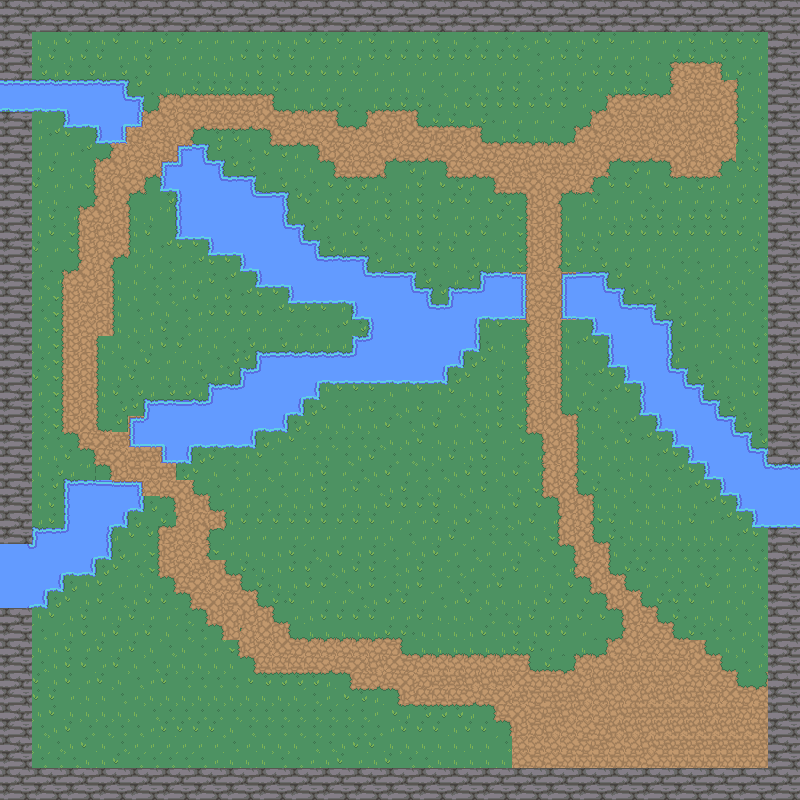

Tiled map render using the project's own tile images. Description and the map definition, with tile-layer contents summarised, below:
An orthogonal 50x50 tile map with 16x16 px tiles, 4 tile layers (background, walls, water, path) and 62 objects (59x collision, player).

<map version="1.10" tiledversion="1.12.2" orientation="orthogonal" renderorder="right-down" width="50" height="50" tilewidth="16" tileheight="16" infinite="0" nextlayerid="6" nextobjectid="63">
 <tileset firstgid="1" source="nature.tsx" />
 <layer id="1" name="background" width="50" height="50">
  <data>[2500 cells, 2500 non-empty, 4 distinct tile ids]</data>
 </layer>
 <layer id="2" name="walls" width="50" height="50">
  <data>[2500 cells, 384 non-empty, 4 distinct tile ids]</data>
 </layer>
 <layer id="3" name="water" width="50" height="50">
  <data>[2500 cells, 531 non-empty, 48 distinct tile ids]</data>
 </layer>
 <layer id="4" name="path" width="50" height="50">
  <data>[2500 cells, 729 non-empty, 71 distinct tile ids]</data>
 </layer>
 <objectgroup id="5" name="Objects">
  <object id="1" name="player" x="734.681" y="733.456">
   <point />
  </object>
  <object id="2" type="collision" x="0.612745" y="0" width="800.245" height="31.25" />
  <object id="3" type="collision" x="768.995" y="31.25" width="31.25" height="433.211" />
  <object id="4" type="collision" x="767.77" y="528.186" width="31.8627" height="272.059" />
  <object id="5" type="collision" x="-1.22549" y="768.995" width="769.608" height="29.4118" />
  <object id="6" type="collision" x="0.612745" y="608.456" width="31.25" height="156.863" />
  <object id="7" type="collision" x="0" y="110.907" width="32.4755" height="430.76" />
  <object id="8" type="collision" x="0" y="30.6373" width="31.8627" height="47.7941" />
  <object id="9" type="collision" x="-1.22549" y="80.8824" width="125" height="26.348" />
  <object id="10" type="collision" x="66.1765" y="107.843" width="74.1422" height="17.1569" />
  <object id="11" type="collision" x="121.324" y="98.0392" width="19.6078" height="7.35294" />
  <object id="12" type="collision" x="97.4265" y="125.613" width="25.7353" height="14.7059" />
  <object id="13" type="collision" x="178.922" y="147.672" width="26.348" height="12.8676" />
  <object id="14" type="collision" x="162.377" y="163.603" width="58.8235" height="25.7353" />
  <object id="15" type="collision" x="175.245" y="191.789" width="110.907" height="47.1814" />
  <object id="16" type="collision" x="223.039" y="180.147" width="30.0245" height="9.80392" />
  <object id="17" type="collision" x="210.172" y="239.583" width="108.456" height="17.1569" />
  <object id="18" type="collision" x="286.765" y="224.877" width="14.0931" height="12.2549" />
  <object id="19" type="collision" x="242.647" y="257.353" width="121.936" height="15.3186" />
  <object id="20" type="collision" x="259.191" y="272.672" width="154.412" height="15.3186" />
  <object id="21" type="collision" x="289.828" y="287.99" width="141.544" height="16.5441" />
  <object id="22" type="collision" x="354.779" y="303.309" width="167.279" height="13.4804" />
  <object id="23" type="collision" x="450.368" y="291.054" width="71.0784" height="9.80392" />
  <object id="24" type="collision" x="485.294" y="276.348" width="36.152" height="11.0294" />
  <object id="25" type="collision" x="567.402" y="277.574" width="37.3775" height="11.0294" />
  <object id="26" type="collision" x="564.338" y="291.054" width="57.598" height="11.0294" />
  <object id="27" type="collision" x="563.725" y="303.922" width="89.4608" height="15.9314" />
  <object id="28" type="collision" x="370.098" y="317.402" width="106.618" height="30.0245" />
  <object id="29" type="collision" x="356.618" y="341.299" width="11.0294" height="39.2157" />
  <object id="30" type="collision" x="367.647" y="348.039" width="76.5931" height="31.25" />
  <object id="31" type="collision" x="444.853" y="346.814" width="17.1569" height="15.9314" />
  <object id="32" type="collision" x="594.363" y="321.078" width="72.3039" height="14.0931" />
  <object id="33" type="collision" x="609.681" y="335.172" width="59.4363" height="30.0245" />
  <object id="34" type="collision" x="258.578" y="355.392" width="93.75" height="25.7353" />
  <object id="35" type="collision" x="625.613" y="367.647" width="61.2745" height="14.0931" />
  <object id="36" type="collision" x="640.319" y="379.902" width="45.3431" height="34.3137" />
  <object id="37" type="collision" x="685.662" y="386.029" width="15.9314" height="28.1863" />
  <object id="38" type="collision" x="654.412" y="415.441" width="79.6569" height="16.5441" />
  <object id="39" type="collision" x="700.368" y="401.348" width="17.1569" height="11.6422" />
  <object id="40" type="collision" x="673.407" y="430.147" width="75.9804" height="17.7696" />
  <object id="41" type="collision" x="689.951" y="448.529" width="77.2059" height="16.5441" />
  <object id="42" type="collision" x="705.882" y="465.686" width="94.9755" height="14.0931" />
  <object id="43" type="collision" x="721.814" y="480.392" width="77.8186" height="14.7059" />
  <object id="44" type="collision" x="754.289" y="495.711" width="44.7304" height="28.799" />
  <object id="45" type="collision" x="737.745" y="495.098" width="13.4804" height="14.0931" />
  <object id="46" type="collision" x="242.034" y="371.324" width="15.3186" height="11.6422" />
  <object id="47" type="collision" x="206.495" y="382.353" width="110.907" height="15.9314" />
  <object id="48" type="collision" x="205.27" y="398.284" width="47.7941" height="44.7304" />
  <object id="49" type="collision" x="251.838" y="398.897" width="34.3137" height="26.9608" />
  <object id="50" type="collision" x="286.152" y="397.672" width="15.9314" height="14.0931" />
  <object id="51" type="collision" x="147.059" y="402.574" width="57.598" height="37.9902" />
  <object id="52" type="collision" x="163.603" y="441.176" width="22.0588" height="17.1569" />
  <object id="53" type="collision" x="132.966" y="417.892" width="14.7059" height="24.5098" />
  <object id="54" type="collision" x="67.402" y="483.456" width="72.3039" height="22.6716" />
  <object id="55" type="collision" x="66.1765" y="506.127" width="56.9853" height="14.7059" />
  <object id="56" type="collision" x="66.1765" y="522.059" width="43.5049" height="31.8627" />
  <object id="57" type="collision" x="37.9902" y="530.637" width="24.5098" height="58.2108" />
  <object id="58" type="collision" x="64.951" y="552.696" width="26.348" height="19.6078" />
  <object id="59" type="collision" x="-0.612745" y="541.667" width="42.8922" height="60.6618" />
  <object id="60" type="collision" x="-0.612745" y="599.265" width="30.6373" height="6.7402" />
  <object id="61" x="460.172" y="363.971" width="0.612745" />
  <object id="62" x="-118.873" y="64.3382" />
 </objectgroup>
</map>
